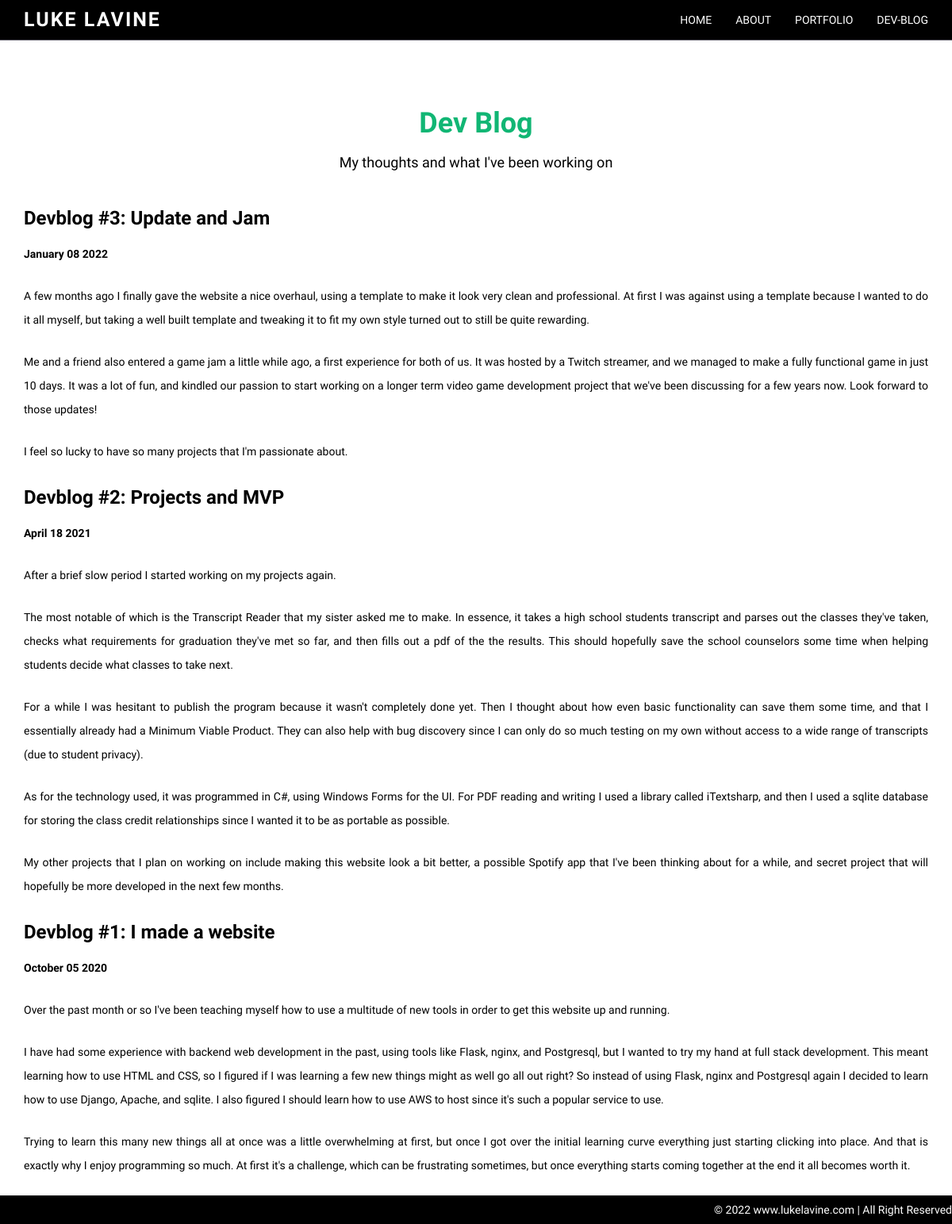
Screenshot of /blog/ with the database file from the repository.
### blog/models.py (models this page shows)
class Post(models.Model):
	published = models.DateTimeField('date published')
	title = models.CharField(max_length = 100)
	text = models.TextField(blank=True)

### blog/views.py (the view)
# urls.py: path('', views.index, name='index'),
def index(request):
	posts = Post.objects.all().order_by('-published')
	context = {
		"posts": posts,
	}
	return render(request, "blog_index.html", context)

### blog/templates/blog_index.html
{% extends 'home/base.html' %}
{% block content %}
	<div class="container">
		<div class="row main-top-margin text-center">
            <h1>Dev Blog</h1>
            <h4>My thoughts and what I've been working on</h4>
        </div>
		{% for post in posts %}
				<div class="text-justify">
					<h3> <strong> {{post.title}} </strong></h3>
					<p> <strong> {{post.published | date:"F d Y"}} </strong></p>
					<p> {{post.text|linebreaks}} </p>
				</div>
		{% endfor %}
	</div>
{% endblock %}

### home/static/assets/css/style.css (style rules this page uses)
body { font-family:'Open Sans', sans-serif; font-weight: 400; font-size: 14px; color: #000; margin-top: 40px; line-height:16px; }
h1, h2, h3, h4, h5, h6 { font-family:'Open Sans', sans-serif; font-weight: 500; line-height:40px; }
h1 { color:#11B674; font-weight: 700; }
.text-center { text-align: center; }
.main-top-margin { margin-top: 75px; }
p { line-height: 30px; margin-bottom: 23px; }
.text-justify { text-align:justify; }

### rows the page displays
Post: title "Devblog #3: Update and Jam", published "January 08 2022", text "A few months ago I finally gave the website a nice overhaul, using a template to make it look very clean and professional. At first I was against using a template because I wanted to do it all myself, but taking a well built template and tweaking it to fit my own style turned out to still be quite rewarding. Me and a friend also entered a game jam a little while ago, a first experience for both of us. It was hosted by a Twitch streamer, and we managed to make a fully functional game in just 10 days. It was a lot of fun, and kindled our passion to start working on a longer term video game development project that we've been discussing for a few years now. Look forward to those updates! I…"
Post: title "Devblog #2: Projects and MVP", published "April 18 2021", text "After a brief slow period I started working on my projects again. The most notable of which is the Transcript Reader that my sister asked me to make. In essence, it takes a high school students transcript and parses out the classes they've taken, checks what requirements for graduation they've met so far, and then fills out a pdf of the the results. This should hopefully save the school counselors some time when helping students decide what classes to take next. For a while I was hesitant to publish the program because it wasn't completely done yet. Then I thought about how even basic functionality can save them some time, and that I essentially already had a Minimum Viable Product. They…"
Post: title "Devblog #1: I made a website", published "October 05 2020", text "Over the past month or so I've been teaching myself how to use a multitude of new tools in order to get this website up and running. I have had some experience with backend web development in the past, using tools like Flask, nginx, and Postgresql, but I wanted to try my hand at full stack development. This meant learning how to use HTML and CSS, so I figured if I was learning a few new things might as well go all out right? So instead of using Flask, nginx and Postgresql again I decided to learn how to use Django, Apache, and sqlite. I also figured I should learn how to use AWS to host since it's such a popular service to use. Trying to learn this many new things all at once was a little…"
